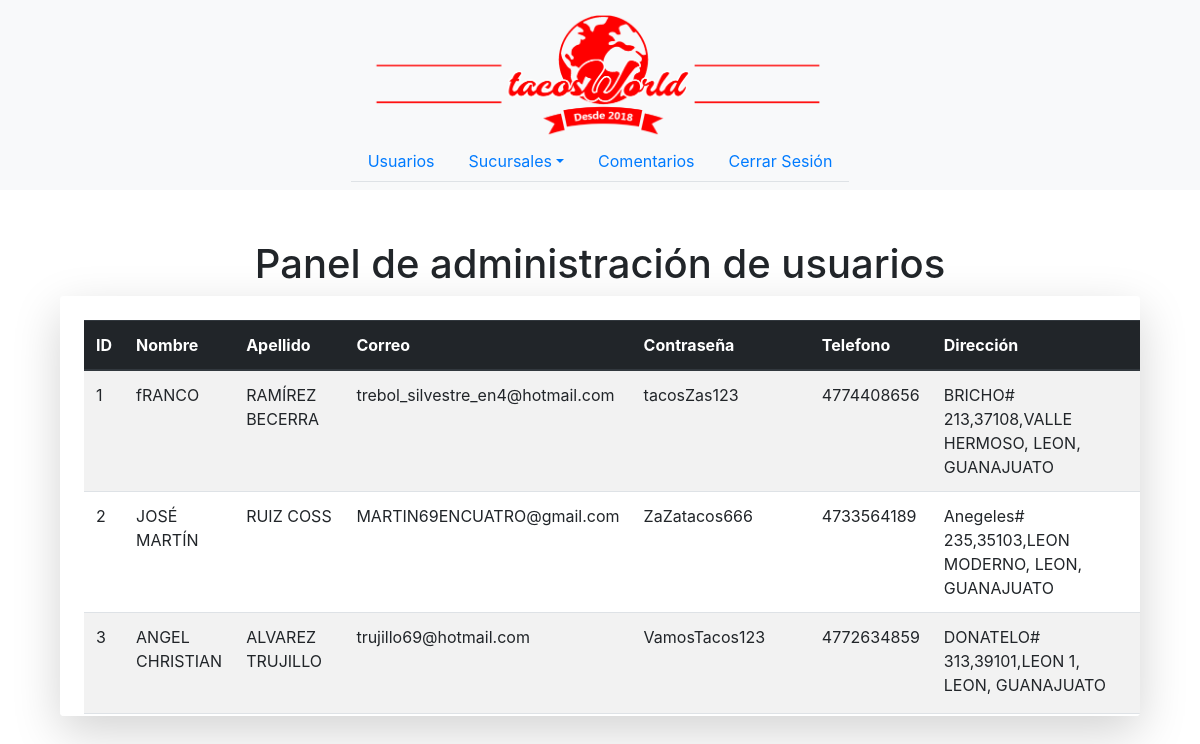
/admin/users.php, run on the app's committed database.
### tables this page shows
CREATE TABLE USUARIO(
ID_USUARIO INT AUTO_INCREMENT PRIMARY KEY NOT NULL,
NOMBRE VARCHAR(50) NOT NULL,
APELLIDO VARCHAR(50) NOT NULL,
CORREO VARCHAR(50) NOT NULL,
PASS VARCHAR(20)NOT NULL,
TELEFONO VARCHAR(20)NULL,
DIRECCION VARCHAR(100)NOT NULL,
ROL VARCHAR(30) NOT NULL
);

### admin/users.php (the view, shortened to what this page needs)
<!DOCTYPE HTML>
<html lang="en">
  <head>
    <link rel="stylesheet" href="../css/bootstrap.min.css">
  </head>
  <body>
    <nav class="navbar navbar-expand-md flex-column fixed-top navbar-dark bg-light navbar-inverse" style="background-color: transparent;">
        <a class="navbar-brand align-self-center m-0 pb-3 position-md-absolute pb-md-0" href="#"><img id= "logo" src="../images/logo.png" alt="tacosWorld"></a>
         <ul class="nav nav-tabs">
          <li class="nav-item">
            <a class="nav-link" href="users.html">Usuarios</a>
          </li>
          <li class="nav-item dropdown">
            <a class="nav-link dropdown-toggle" data-toggle="dropdown" href="#" role="button" aria-haspopup="true" aria-expanded="false">Sucursales</a>
          </li>
          <li class="nav-item">
            <a class="nav-link" href="comments.html">Comentarios</a>
          </li>
          <li class="nav-item"><a class="nav-link" href="#">Cerrar Sesión</a></li>
        </ul>
    </nav>
    <br>
    <br>
    <br>
    <br>
    <br>
    <br>
    <br>
    <br>
    <br>
    <br>
<center><h1 class="h1">Panel de administración de usuarios</h1></center>
   <center>
    <div class=" shadow-lg p-4 mb-5 bg-white rounded" style="height: 420px; width: 90%; overflow:auto;">
        <table class="table table-striped table-hover">
               <thead class="thead-dark">
                   <tr>
                       <th scope="col">ID</th>
                       <th scope="col">Nombre</th>
                       <th scope="col">Apellido</th>
                       <th scope="col">Correo</th>
                       <th scope="col">Contraseña</th>
                       <th scope="col">Telefono</th>
                       <th scope="col">Dirección</th>
                       <th scope="col">Rol</th>
                   </tr>
               </thead>
               <tbody>
                   <?php
                        $conection=conectar();
                    $query="SELECT * FROM USUARIO";
                    $resultado=mysqli_query($conection,$query) or die(mysqli_error($conection));
                      while($consulta =mysqli_fetch_array($resultado)){ ?>
                      <tr>
		                <td><?php echo $consulta['ID_USUARIO']; ?></td>
		                <td><?php echo $consulta['NOMBRE']; ?></td>
		                <td><?php echo $consulta['APELLIDO']; ?></td>
		                <td><?php echo $consulta['CORREO']; ?></td>
		                <td><?php echo $consulta['PASS']; ?></td>
                        <td><?php echo $consulta['TELEFONO']; ?></td>
                        <td><?php echo $consulta['DIRECCION']; ?></td>
                        <td><?php echo $consulta['ROL']; ?></td>
                    </tr>
                     <?php } ?>
               </tbody>
           </table>
    </div>
  </center>
  </body>
</html>

### admin/users.php (style rules this page uses)
@media (min-width: 768px) { .position-md-absolute { position: absolute; } }
a img#logo { display: block; width: 40%; margin: auto; }

### data on the page
usuario: ID_USUARIO "1", NOMBRE "fRANCO", APELLIDO "RAMÍREZ BECERRA", CORREO "trebol_silvestre_en4@hotmail.com", PASS "tacosZas123", TELEFONO "4774408656", DIRECCION "BRICHO# 213,37108,VALLE HERMOSO, LEON, GUANAJUATO"
usuario: ID_USUARIO "2", NOMBRE "JOSÉ MARTÍN", APELLIDO "RUIZ COSS", CORREO "MARTIN69ENCUATRO@gmail.com", PASS "ZaZatacos666", TELEFONO "4733564189", DIRECCION "Anegeles# 235,35103,LEON MODERNO, LEON, GUANAJUATO"
usuario: ID_USUARIO "3", NOMBRE "ANGEL CHRISTIAN", APELLIDO "ALVAREZ TRUJILLO", CORREO "trujillo69@hotmail.com", PASS "VamosTacos123", TELEFONO "4772634859", DIRECCION "DONATELO# 313,39101,LEON 1, LEON, GUANAJUATO"
